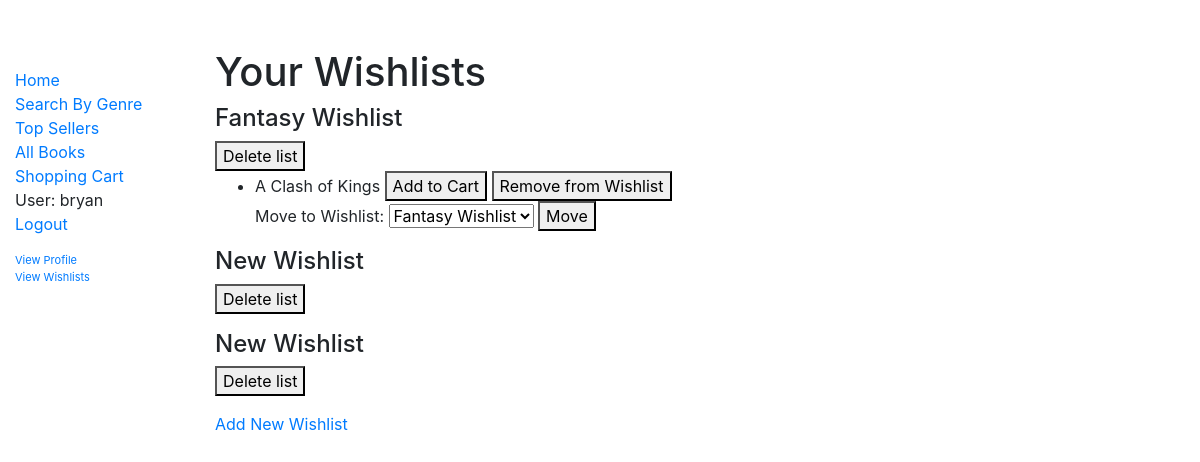
Page /search/wishlists/ (signed in) on the committed database.
### catalog/models.py (models this page shows, shortened)
class Wishlist(models.Model):
    user = models.ForeignKey(User, on_delete=models.CASCADE)
    books = models.ManyToManyField(Book)
    name = models.CharField(max_length=100, default='New Wishlist')

class Book(models.Model):
    title = models.CharField(max_length=200)
    author = models.ForeignKey('Author', on_delete=models.SET_NULL, null=True)
    publisher = models.CharField(max_length=50, default='Publisher')
    publishing_date = models.DateTimeField()
    summary = models.TextField(
        max_length=1000, help_text='Enter a brief description of the book')
    price = models.FloatField(default="9.99")
    genre = models.ManyToManyField(
        Genre, help_text='Select a genre for this book')
    model_pic = models.ImageField(upload_to='pics/', blank=True, null=True)
    slug = models.SlugField()
    class Meta:
        verbose_name_plural = "books"
    def get_add_to_cart_url(self):
        return reverse('add-to-cart', kwargs={
            'slug': self.slug
        })
    def get_remove_from_wishlist_url(self):
        return reverse('remove-from-wishlist', kwargs={
            'slug': self.slug
        })
    def get_transfer_wishlist_url(self):
        return reverse('transfer-wishlist', kwargs={
            'slug': self.slug
        })

### catalog/views.py (the view)
# urls.py: path('wishlists/', views.WishlistsView.as_view(), name='wishlists'),
class WishlistsView(generic.ListView):
    model = Wishlist
    template_name = 'catalog/wishlists.html'
    queryset = Book.objects.all()
    def get_context_data(self, **kwargs):
        context = super().get_context_data(**kwargs)
        if self.request.user.is_authenticated:
            context['wishlists'] = Wishlist.objects.filter(
                user=self.request.user)
        return context

### catalog/templates/catalog/wishlists.html (shortened to what this page needs)
{% extends "base_generic.html" %}
{% block content %}
{% if user.is_authenticated %}
    <h1>Your Wishlists</h1>
    {% for wishlist in wishlists %}
    <h4>{{ wishlist.name }}</h4> <form action="{% url 'delete-wishlist' %}" method="post">{% csrf_token %} <button type="submit" name="del" value="{{wishlist.id}}">Delete list</button></form>
    <ul>
    {% for book in wishlist.books.all %}
    <li>{{ book.title }} <a href="{{book.get_add_to_cart_url}}"> <button type="button">Add to Cart</button> </a>
    <a href="{{book.get_remove_from_wishlist_url}}"> <button type="button">Remove from Wishlist</button> </a>
        <form action="{{book.get_transfer_wishlist_url}}" method="post">
            Move to Wishlist:
            <select name="wish">
                {% for list in wishlists %}
            <option value="{{list.id}}">{{list.name}}</option>
                {% endfor %}
            </select>
            <button type="submit">Move</button>
        </form>
    </li>
    {% endfor %}
    </ul>
    {% endfor %}
    <a href="newwish/">Add New Wishlist</a>
    {% else %}
    <h1>Oops!</h1>
    <p>You are not <a href="{% url 'login' %}">logged in</a>.</p>
{% endif %}
{% endblock %}

### catalog/templates/base_generic.html (shortened to what this page needs)
<!DOCTYPE html>
<html lang="en">
<head>
  <link rel="stylesheet" href="https://stackpath.bootstrapcdn.com/bootstrap/4.1.3/css/bootstrap.min.css">
  {% load static %}
  <link rel="stylesheet" href="{% static 'css/styles.css' %}">
</head>
<body>
  <div class="container-fluid">
    <div class="row">
      <div class="col-sm-2">
      {% block sidebar %}
        <ul class="sidebar-nav">
          <li><a href="{% url 'index' %}">Home</a></li>
          <li><a href="{% url 'search' %}">Search By Genre</a></li>
          <li><a href="{% url 'topsellers' %}">Top Sellers</a></li>
          <li><a href="{% url 'books' %}">All Books</a></li>
          {% if user.is_authenticated %}
          <li><a href="{% url 'shoppingcart' %}">Shopping Cart</a></li>
          <li>User: {{ user.get_username }}</li>
          <li><a href="{% url 'logout'%}?next={{request.path}}">Logout</a></li>
          <p><li style="font-size: 11px"><a href="{% url 'profile'%}">View Profile</a>
          <li style="font-size: 11px"><a href="{% url 'wishlists'%}">View Wishlists</a></p>
          {% else %}
            <li><a href="{% url 'login'%}">Login</a></li>
            <li><a href ="{% url 'signup' %}">Register</a></li>
          {% endif %}
        </ul>
     {% endblock %}
      </div>
      <div class="col-sm-10" id="col-sm-10">{% block content %}{% endblock %}</div>
    </div>
  </div>
</body>
</html>

### catalog/static/css/styles.css (style rules this page uses)
.sidebar-nav { margin-top: 20px; padding: 0; list-style: none; }

### rows in the picture
Wishlist: name "Fantasy Wishlist", {{ wishlist.id }} 2 (drawn)
Book: title "A Clash of Kings"
Wishlist: name "New Wishlist", {{ wishlist.id }} 9 (drawn)
Wishlist: name "New Wishlist", {{ wishlist.id }} 10 (drawn)

### other values in the picture
{{ user.get_username }} "bryan"
form field wish "Fantasy Wishlist"
